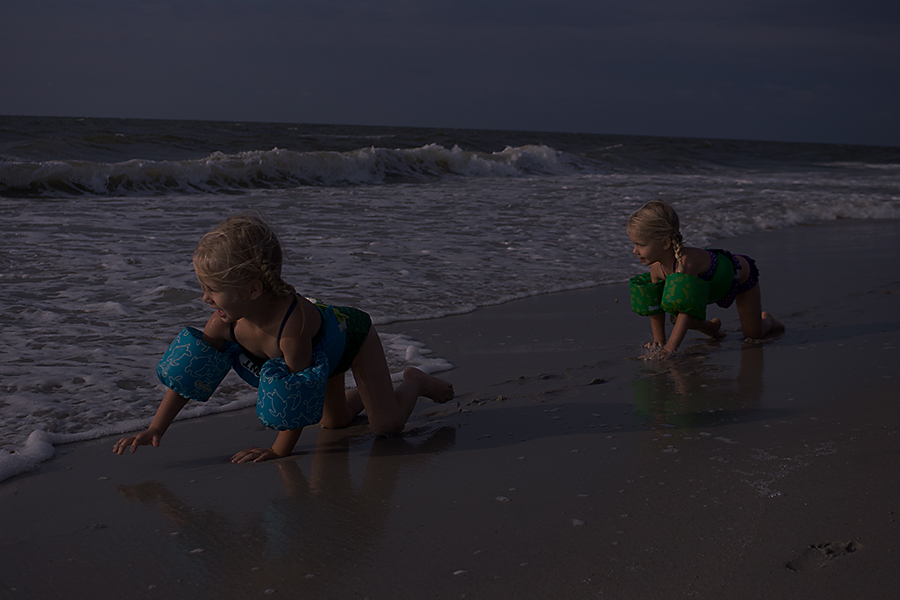
//> input picture p1.jpg, 900 x 600 px
$ ./starter_backup2 p1.jpg   (built with g++ and OpenCV 4)
//> lines starting //> are read from the running program, lines starting //| are printed output that depends on the picture
/* openFileDlg() does not exist in linux */
/* int may need to be transformed into unsigned int */

#include <cstdio>
#include <cstdlib>
#include <queue>
#include <cfloat>
#include <functional>
#include <opencv2/core/core.hpp>
#include <opencv2/highgui/highgui.hpp>

using namespace cv;

class compstruct
{
public:
    bool operator() (std::pair<Point2i, uchar> p1, std::pair<Point2i, uchar> p2)
    {
        return p2.second > p1.second;
    }
};

const int patchSize = 15;        // unused in the demo, it's the Omega
const float omega = 0.95f;        // must be between 0 and 1 (used for maintaining a certain amount of haze, in order to make a natural image)
const float t0 = 0.1f;          // represents the lower bound of the transmission coefficient

Mat negateImage(Mat src)
{
    Mat res = Mat::zeros(src.rows, src.cols, CV_8UC3);
    for(int i=0; i<src.rows; i++)
    {
        for(int j=0; j<src.cols; j++)
        {
            Vec3b pix = src.at<Vec3b>(i, j);
            pix.val[0] = 255 - pix.val[0];
            pix.val[1] = 255 - pix.val[1];
            pix.val[2] = 255 - pix.val[2];
            res.at<Vec3b>(i, j) = pix;
        }
    }

    return res;
}

uchar minPixel(Mat src, int y, int x)
{
    int offset = patchSize / 2;
    uchar res = 255;

    for(int i=y-offset; i<=y+offset; i++)
    {
        if(i < 0 || i >= src.rows) continue;
        for(int j=x-offset; j<=x+offset; j++)
        {
            if(j < 0 || j >= src.cols) continue;
            Vec3b pix = src.at<Vec3b>(i, j);
            uchar minPix = min(pix.val[0], min(pix.val[1], pix.val[2]));
            res = min(res, minPix);
        }
    }

    return res;
}

Mat computeDarkChannel(Mat src)
{
    Mat res = Mat::zeros(src.rows, src.cols, CV_8UC1);

    for(int i=0; i<src.rows; i++)
    {
        for(int j=0; j<src.cols; j++)
        {
            res.at<uchar>(i, j) = minPixel(src, i, j);
        }
    }

    return res;
}

Vec3b computeA(Mat src, Mat dark)
{
    std::priority_queue<std::pair<Point2i, uchar>, std::vector<std::pair<Point2i, uchar> >, compstruct > topVals;
    int total[3];
    int number = dark.rows * dark.cols / 1000;

    total[0] = total[1] = total[2];

    for(int i=0; i<dark.rows; i++)
    {
        for(int j=0; j<dark.cols; j++)
        {
            uchar pix = dark.at<uchar>(i, j);
            if(topVals.size() < number)
            {
                topVals.push(std::pair<Point2i, uchar>(Point2i(j, i), pix));
            }
            else
            {
                if(pix > topVals.top().second)
                {
                    topVals.pop();
                    topVals.push(std::pair<Point2i, uchar>(Point2i(j, i), pix));
                }
                else continue;
            }
        }
    }

    while(!topVals.empty())
    {
        Point2i point = topVals.top().first;
        topVals.pop();
        Vec3b pix = src.at<Vec3b>(point.y, point.x);
        total[0] += pix.val[0];
        total[1] += pix.val[1];
        total[2] += pix.val[2];
    }

    Vec3b res;
    res.val[0] = total[0] / number;
    res.val[1] = total[1] / number;
    res.val[2] = total[2] / number;

    return res;
}

Vec3b minPixelVec3(Mat src, int y, int x)
{
    int offset = patchSize / 2;
    Vec3b res;
    res.val[0] = res.val[1] = res.val[2] = 255;

    for(int i=y-offset; i<=y+offset; i++)
    {
        if(i < 0 || i >= src.rows) continue;
        for(int j=x-offset; j<=x+offset; j++)
        {
            if(j < 0 || j >= src.cols) continue;
            Vec3b pix = src.at<Vec3b>(i, j);

            res.val[0] = min(res.val[0], pix.val[0]);
            res.val[1] = min(res.val[1], pix.val[1]);
            res.val[2] = min(res.val[2], pix.val[2]);
        }
    }

    return res;
}

Mat computeRectified(Mat neg, Mat dark, Vec3b A, Mat &tmat)
{
    Mat resf = Mat::zeros(neg.rows, neg.cols, CV_32FC3);
    Mat res = Mat::zeros(neg.rows, neg.cols, CV_8UC3);
    tmat = Mat::zeros(neg.rows, neg.cols, CV_32FC1);
    Vec3f sol;
    float maxR=FLT_MIN, minR=FLT_MAX, maxG=FLT_MIN, minG=FLT_MAX, maxB=FLT_MIN, minB=FLT_MAX;
    for(int i=0; i<res.rows; i++)
    {
        for(int j=0; j<res.cols; j++)
        {
            Vec3b tmp = minPixelVec3(neg, i, j);
            float t1 = (float)tmp.val[0] / A.val[0];
            float t2 = (float)tmp.val[1] / A.val[1];
            float t3 = (float)tmp.val[2] / A.val[2];
            float chosenT = 1.0f - omega * min(t1, min(t2, t3));
            tmat.at<float>(i, j) = chosenT;

            Vec3b pix = neg.at<Vec3b>(i, j);
            sol = pix;
            if (chosenT  <  0.1) chosenT = 0.1;


            sol.val[0] =  ((float)pix.val[0] - A.val[0]) / chosenT + A.val[0];
            sol.val[1] = ((float)pix.val[1] - A.val[1]) / chosenT + A.val[1];
            sol.val[2] = ((float)pix.val[2] - A.val[2]) / chosenT + A.val[2];
            minR = minR < sol.val[2] ? minR : sol.val[2];
            minG = minG < sol.val[1] ? minG : sol.val[1];
            minB = minB < sol.val[0] ? minB : sol.val[0];

            maxR = maxR > sol.val[2] ? minR : sol.val[2];
            maxG = maxG > sol.val[1] ? maxG : sol.val[1];
            maxB = maxB > sol.val[0] ? maxB : sol.val[0];

            resf.at<Vec3f>(i, j) = sol;
        }
    }

    printf("MinR = %f\n", minR);
    printf("MaxR = %f\n", maxR);
    printf("MinG = %f\n", minG);
    printf("MaxG = %f\n", maxG);
    printf("MinB = %f\n", minB);
    printf("MaxB = %f\n", maxB);

    float maxf = maxR;
    maxf = maxf > maxB ? maxf : maxB;
    maxf = maxf > maxG ? maxf : maxG;

    float minf = minR;
    minf = minf < minB ? minf : minB;
    minf = minf < minG ? minf : minG;

    Vec3b pixel;
    for(int i=0; i<res.rows; i++)
    {
        for(int j=0; j<res.cols; j++)
        {
            sol = resf.at<Vec3f>(i,j);
            pixel.val[0] = (sol.val[0]-minf)/(maxf-minf) * 255;
            pixel.val[1] = (sol.val[1]-minf)/(maxf-minf) * 255;
            pixel.val[2] = (sol.val[2]-minf)/(maxf-minf) * 255;
            res.at<Vec3b>(i,j) = sol;
        }
    }
    return res;
}

int main(int argc, char **argv)
{
    // char fname[100];
    Mat src;
    Mat neg;
    Mat darkChannel;
    Mat rectified;
    Mat enhanced;
    Mat tmat;

    //
    Vec3b A;

    // [5 lines of commented-out code are left out]


    src = imread(argv[1], CV_LOAD_IMAGE_COLOR);
//> src is the input picture: 600 rows x 900 cols, CV_8UC3; mean B, G, R 47.4, 40.4, 41.9
    neg = negateImage(src);
//> after the loop in negateImage, `for(int i=0; i<src.rows; i++)`:
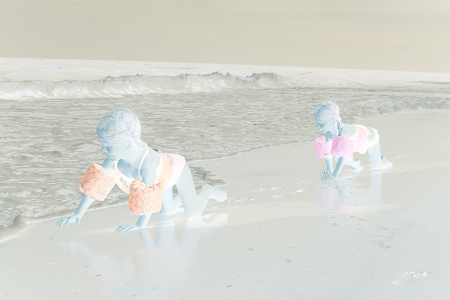
//> res: 600 rows x 900 cols, CV_8UC3 (shown at 1/2 size); mean B, G, R 207.6, 214.6, 213.1
    darkChannel = computeDarkChannel(neg);
//> after the loop in computeDarkChannel, `for(int i=0; i<src.rows; i++)`:
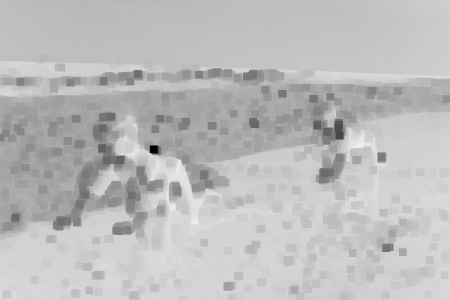
//> res: 600 rows x 900 cols, CV_8UC1 (shown at 1/2 size); min 1, max 244, mean 188.4

    A = computeA(neg, darkChannel);
//> after the loop in computeA, `for(int i=0; i<dark.rows; i++)`: topVals = 540 items
//> the loop in computeA, `while(!topVals.empty())` made 540 passes
//> (point, pix) on passes 1 to 3: (Point(354, 339), [255, 252, 255]), (Point(509, 0), [192, 208, 214]), (Point(510, 0), [191, 207, 213])
//> after the loop in computeA, `while(!topVals.empty())`: topVals = 0 items; total = [101421, 110346, 112237]
//> in computeA, `res.val[0] = total[0] / number;`: res = [187, 0, 0]
//> in computeA, `res.val[1] = total[1] / number;`: res = [187, 204, 0]
//> in computeA, `res.val[2] = total[2] / number;`: res = [187, 204, 207]
//> A = [187, 204, 207]
    rectified = computeRectified(neg, darkChannel, A, tmat);
//> the loop in computeRectified, `for(int i=0; i<res.rows; i++)` made 600 passes
//> (sol, minR, minG, maxR, maxG) on passes 1 to 3: ([387, 384, 387], 177, 174, 387, 384), ([397, 394, 397], 177, 174, 397, 394), ([387, 384, 387], 177, 174, 177, 394)
//> after the loop in computeRectified, `for(int i=0; i<res.rows; i++)`:
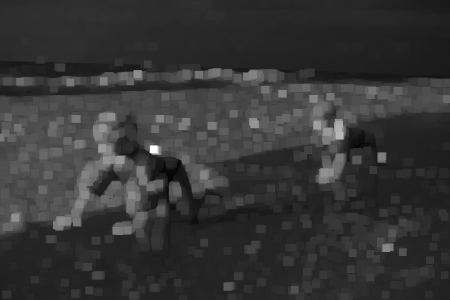
//> tmat: 600 rows x 900 cols, CV_32FC1 (shown at 1/2 size); min -0.136, max 0.995, mean 0.104; drawn with min black and max white
//> after the loop in computeRectified, `for(int i=0; i<res.rows; i++)`:
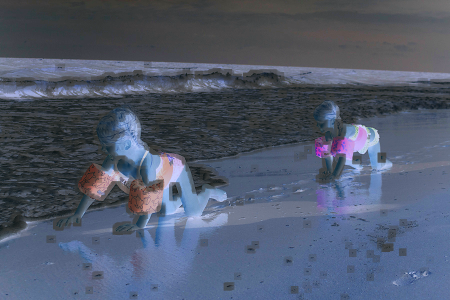
//> resf: 600 rows x 900 cols, CV_32FC3 (shown at 1/2 size); mean B, G, R 371, 306, 274.3; drawn with min black and max white
//> after the loop in computeRectified, `for(int i=0; i<res.rows; i++)`: sol = [517, 374, 307]; minR = 0.0502; minG = 16.47; minB = 18.71; maxR = 0.0502; maxG = 714; maxB = 867
//| MinR = 0.050232
//| MaxR = 0.050232
//| MinG = 16.472046
//| MaxG = 714.000000
//| MinB = 18.714508
//| MaxB = 867.000000
//> in computeRectified, `float maxf = maxR;`: maxf = 0.0502
//> in computeRectified, `maxf = maxf > maxB ? maxf : maxB;`: maxf = 867
//> in computeRectified, `float minf = minR;`: minf = 0.0502
//> the loop in computeRectified, `for(int i=0; i<res.rows; i++)` made 600 passes
//> sol on passes 1 to 3: [387, 384, 387], [397, 394, 397], [387, 384, 387]
//> after the loop in computeRectified, `for(int i=0; i<res.rows; i++)`:
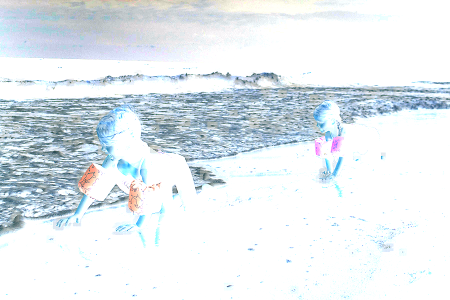
//> res: 600 rows x 900 cols, CV_8UC3 (shown at 1/2 size); mean B, G, R 239.4, 235.1, 228.1
//> after the loop in computeRectified, `for(int i=0; i<res.rows; i++)`: sol = [517, 374, 307]
    enhanced = negateImage(rectified);
//> after the loop in negateImage (call 2), `for(int i=0; i<src.rows; i++)`:
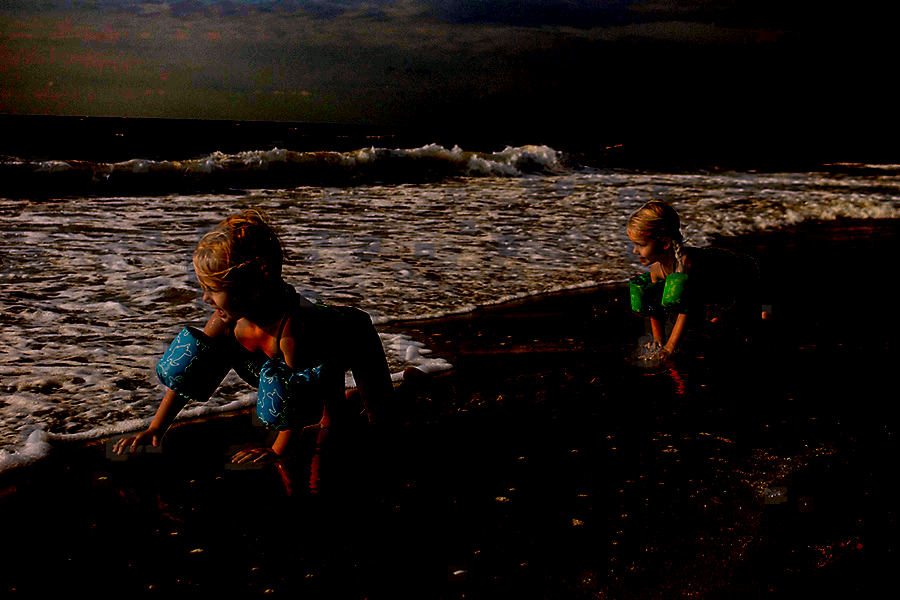
//> res: 600 rows x 900 cols, CV_8UC3; mean B, G, R 15.6, 19.9, 26.9

    imshow("Source", src);
    // imshow("Negated", neg);
    imshow("Dark channel", darkChannel);
    // imshow("Rectified", rectified);
    imshow("Transmission", tmat);
    imshow("Enhanced", enhanced);

    // imwrite("output.jpg", enhanced);

    waitKey();

    return 0;
}

$ run again, on p3.jpg
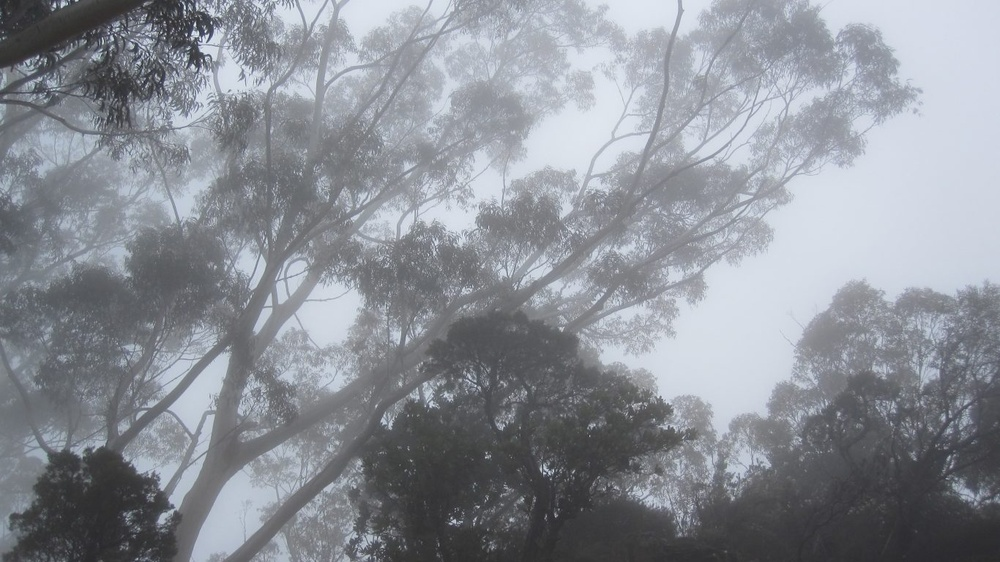
//> input picture p3.jpg, 1000 x 562 px, shrunk from 1366 x 768 before the run
//> src is the input picture: 562 rows x 1000 cols, CV_8UC3; mean B, G, R 150.6, 143.1, 139.1
//> after the loop in computeA, `for(int i=0; i<dark.rows; i++)`: topVals = 562 items
//> the loop in computeA, `while(!topVals.empty())` made 562 passes
//> (point, pix) on passes 1 to 3: (Point(984, 560), [211, 211, 211]), (Point(122, 0), [199, 197, 197]), (Point(121, 0), [200, 197, 199])
//> after the loop in computeA, `while(!topVals.empty())`: topVals = 0 items; total = [56629, 61654, 64270]
//> in computeA, `res.val[0] = total[0] / number;`: res = [100, 0, 0]
//> in computeA, `res.val[1] = total[1] / number;`: res = [100, 109, 0]
//> in computeA, `res.val[2] = total[2] / number;`: res = [100, 109, 114]
//> the loop in computeRectified, `for(int i=0; i<res.rows; i++)` made 562 passes
//> (sol, minR, minG, minB, maxR, maxG) on passes 1 to 3: ([2.95, 18.51, 24.82], 12.68, 3.07, 0.614, 24.82, 1159), ([2.95, 18.51, 24.82], 12.68, 3.07, 0.614, 24.82, 1159), ([2.95, 18.51, 24.82], 12.68, 3.07, 0.552, 24.82, 1159)
//> after the loop in computeRectified, `for(int i=0; i<res.rows; i++)`:
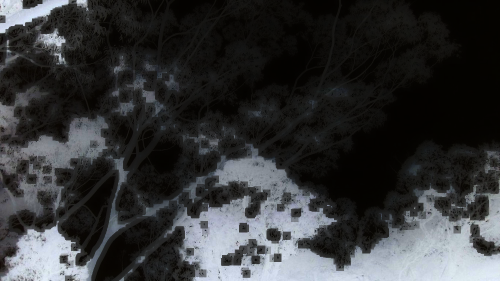
//> resf: 562 rows x 1000 cols, CV_32FC3 (shown at 1/2 size); mean B, G, R 265.2, 259.3, 254.1; drawn with min black and max white
//> after the loop in computeRectified, `for(int i=0; i<res.rows; i++)`: sol = [1190, 1129, 1084]; minR = 4.29; minG = 2.82; minB = 0; maxR = 1084; maxG = 1169; maxB = 1240
//| MinR = 4.285721
//| MaxR = 1084.000000
//| MinG = 2.816368
//| MaxG = 1169.000000
//| MinB = 0.000000
//| MaxB = 1240.000000
//> in computeRectified, `float maxf = maxR;`: maxf = 1084
//> in computeRectified, `maxf = maxf > maxB ? maxf : maxB;`: maxf = 1240
//> in computeRectified, `float minf = minR;`: minf = 4.29
//> in computeRectified, `minf = minf < minB ? minf : minB;`: minf = 0
//> the loop in computeRectified, `for(int i=0; i<res.rows; i++)` made 562 passes
//> sol on passes 1 to 3: [2.95, 18.51, 24.82], [2.95, 18.51, 24.82], [2.95, 18.51, 24.82]
//> after the loop in computeRectified, `for(int i=0; i<res.rows; i++)`: sol = [1190, 1129, 1084]
//> after the loop in negateImage (call 2), `for(int i=0; i<src.rows; i++)`:
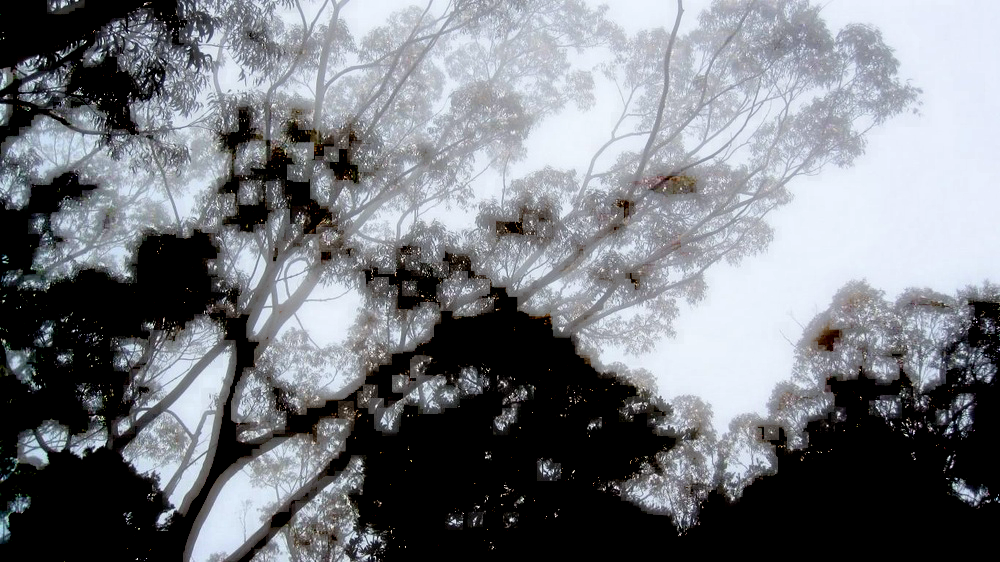
//> res: 562 rows x 1000 cols, CV_8UC3; mean B, G, R 126.5, 120.7, 117.5

$ run again, on p4.jpg
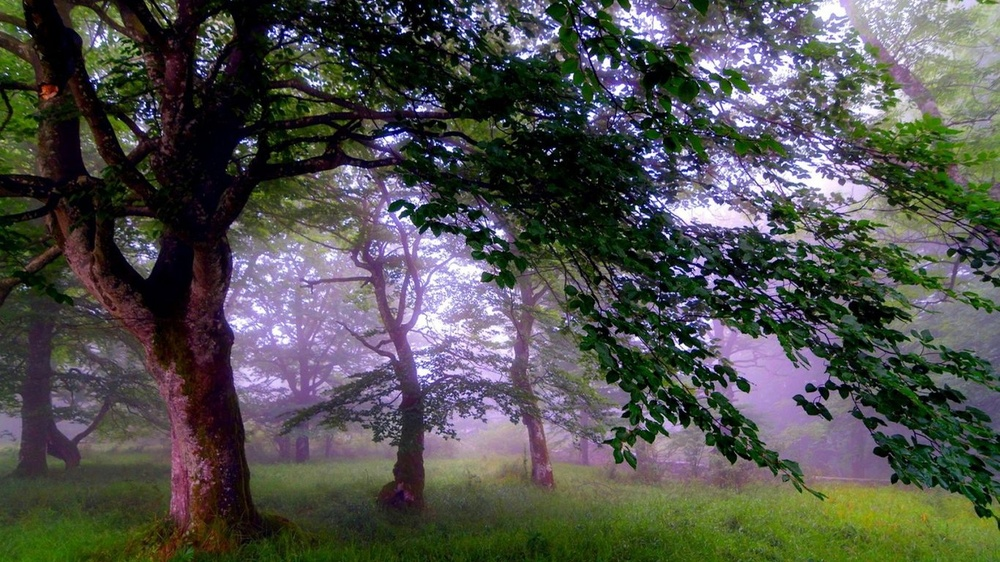
//> input picture p4.jpg, 1000 x 562 px, shrunk from 1366 x 768 before the run
//> src is the input picture: 562 rows x 1000 cols, CV_8UC3; mean B, G, R 76.7, 80.2, 79.6
//> after the loop in computeA, `for(int i=0; i<dark.rows; i++)`: topVals = 562 items
//> the loop in computeA, `while(!topVals.empty())` made 562 passes
//> (point, pix) on passes 1 to 3: (Point(42, 0), [252, 255, 253]), (Point(41, 0), [252, 254, 254]), (Point(251, 0), [249, 255, 254])
//> after the loop in computeA, `while(!topVals.empty())`: topVals = 0 items; total = [119476, 119589, 120729]
//> in computeA, `res.val[0] = total[0] / number;`: res = [212, 0, 0]
//> in computeA, `res.val[1] = total[1] / number;`: res = [212, 212, 0]
//> in computeA, `res.val[2] = total[2] / number;`: res = [212, 212, 214]
//> the loop in computeRectified, `for(int i=0; i<res.rows; i++)` made 562 passes
//> (sol, minG, maxR) on passes 1 to 3: ([56.85, 26.86, 31.47], 1, 31.47), ([80.02, 50.55, 55.11], 0, 55.11), ([95.4, 68.49, 71.77], 0, 0)
//> after the loop in computeRectified, `for(int i=0; i<res.rows; i++)`:
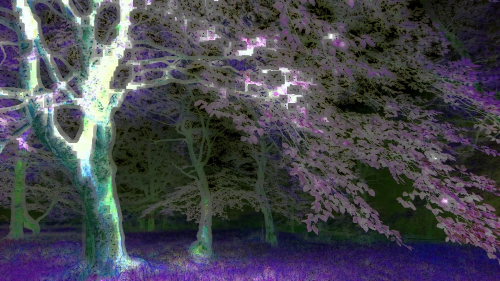
//> resf: 562 rows x 1000 cols, CV_32FC3 (shown at 1/2 size); mean B, G, R 197.6, 178.9, 179; drawn with min black and max white
//> after the loop in computeRectified, `for(int i=0; i<res.rows; i++)`: sol = [231.1, 63.45, 148.2]; minR = 0; maxG = 642
//| MinR = 0.000000
//| MaxR = 0.000000
//| MinG = 0.000000
//| MaxG = 642.000000
//| MinB = 0.000000
//| MaxB = 642.000000
//> in computeRectified, `float maxf = maxR;`: maxf = 0
//> in computeRectified, `maxf = maxf > maxB ? maxf : maxB;`: maxf = 642
//> minf = 0
//> the loop in computeRectified, `for(int i=0; i<res.rows; i++)` made 562 passes
//> sol on passes 1 to 3: [56.85, 26.86, 31.47], [80.02, 50.55, 55.11], [95.4, 68.49, 71.77]
//> after the loop in computeRectified, `for(int i=0; i<res.rows; i++)`: sol = [231.1, 63.45, 148.2]
//> after the loop in negateImage (call 2), `for(int i=0; i<src.rows; i++)`:
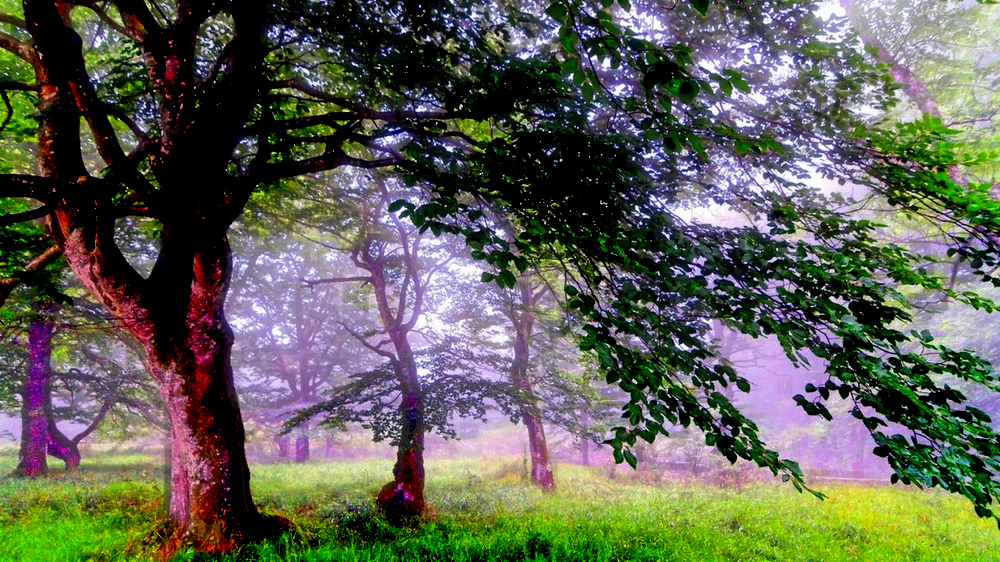
//> res: 562 rows x 1000 cols, CV_8UC3; mean B, G, R 84.4, 97.8, 95.8
